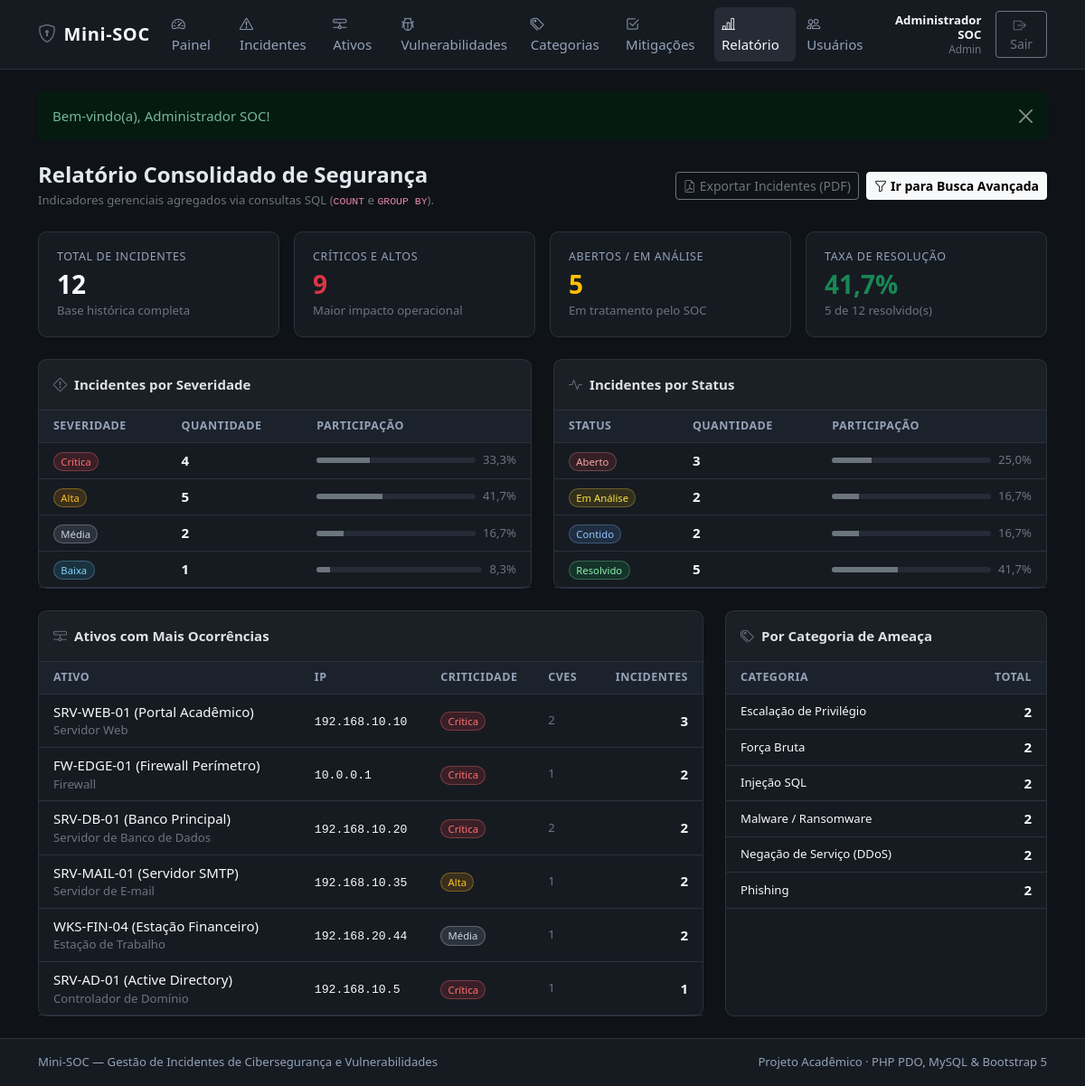
Screenshot of /relatorios/consolidado.php (signed in) with the database file from the repository.
### tables this page shows
CREATE TABLE IF NOT EXISTS ativos (
    id INT AUTO_INCREMENT PRIMARY KEY,
    nome VARCHAR(100) NOT NULL,
    tipo VARCHAR(60) NOT NULL,
    endereco_ip VARCHAR(45) NOT NULL,
    criticidade ENUM('Baixa', 'Media', 'Alta', 'Critica') NOT NULL DEFAULT 'Media'
);

### relatorios/consolidado.php (the view, shortened to what this page needs)
<?php
require_once __DIR__ . '/../config/auth.php';
$pdo = conectar_banco();
$totais = $pdo->query("
    SELECT
        COUNT(*) AS total_incidentes,
        SUM(CASE WHEN status = 'Resolvido' THEN 1 ELSE 0 END) AS resolvidos,
        SUM(CASE WHEN status IN ('Aberto', 'Em Analise') THEN 1 ELSE 0 END) AS pendentes,
        SUM(CASE WHEN severidade IN ('Critica', 'Alta') THEN 1 ELSE 0 END) AS criticos_altos
    FROM incidentes
")->fetch();
$totalIncidentes = (int) ($totais['total_incidentes'] ?? 0);
$resolvidos      = (int) ($totais['resolvidos'] ?? 0);
$pendentes       = (int) ($totais['pendentes'] ?? 0);
$criticosAltos   = (int) ($totais['criticos_altos'] ?? 0);
$taxaResolucao   = $totalIncidentes > 0 ? round(($resolvidos / $totalIncidentes) * 100, 1) : 0;
$porSeveridade = $pdo->query("
    SELECT severidade, COUNT(*) AS total
    FROM incidentes
    GROUP BY severidade
    ORDER BY FIELD(severidade, 'Critica', 'Alta', 'Media', 'Baixa')
")->fetchAll();
$porStatus = $pdo->query("
    SELECT status, COUNT(*) AS total
    FROM incidentes
    GROUP BY status
    ORDER BY FIELD(status, 'Aberto', 'Em Analise', 'Contido', 'Resolvido')
")->fetchAll();
$ativosMaisAfetados = $pdo->query("
    SELECT
        a.id,
        a.nome,
        a.tipo,
        a.endereco_ip,
        a.criticidade,
        COUNT(i.id) AS total_incidentes,
        (SELECT COUNT(*) FROM vulnerabilidades v WHERE v.ativo_id = a.id) AS total_cves
    FROM ativos a
    LEFT JOIN incidentes i ON i.ativo_id = a.id
    GROUP BY a.id, a.nome, a.tipo, a.endereco_ip, a.criticidade
    ORDER BY total_incidentes DESC, a.nome ASC
")->fetchAll();
$porCategoria = $pdo->query("
    SELECT
        c.nome,
        COUNT(i.id) AS total
    FROM categorias_ameaca c
    LEFT JOIN incidentes i ON i.categoria_id = c.id
    GROUP BY c.id, c.nome
    ORDER BY total DESC, c.nome ASC
")->fetchAll();
require_once __DIR__ . '/../includes/header.php';
?>
<div class="d-flex flex-column flex-md-row justify-content-between align-items-md-center gap-3 mb-4">
    <div>
        <h1 class="h4 fw-semibold mb-1">Relatório Consolidado de Segurança</h1>
        <p class="text-secondary small mb-0">Indicadores gerenciais agregados via consultas SQL (<code>COUNT</code> e <code>GROUP BY</code>).</p>
    </div>
    <div class="d-flex gap-2">
        <a href="<?= e(base_url('relatorios/exportar_pdf.php')) ?>" target="_blank" class="btn btn-outline-secondary btn-sm">
            <i class="bi bi-file-earmark-pdf me-1"></i>Exportar Incidentes (PDF)
        </a>
        <a href="<?= e(base_url('modules/incidentes/index.php')) ?>" class="btn btn-light btn-sm fw-semibold">
            <i class="bi bi-funnel me-1"></i>Ir para Busca Avançada
        </a>
    </div>
</div>
<div class="row g-3 mb-4">
    <div class="col-6 col-lg-3">
        <div class="soc-kpi h-100">
            <div class="soc-kpi-label">Total de Incidentes</div>
            <div class="soc-kpi-value"><?= $totalIncidentes ?></div>
            <div class="small text-secondary mt-1">Base histórica completa</div>
        </div>
    </div>
    <div class="col-6 col-lg-3">
        <div class="soc-kpi h-100">
            <div class="soc-kpi-label">Críticos e Altos</div>
            <div class="soc-kpi-value text-danger"><?= $criticosAltos ?></div>
            <div class="small text-secondary mt-1">Maior impacto operacional</div>
        </div>
    </div>
    <div class="col-6 col-lg-3">
        <div class="soc-kpi h-100">
            <div class="soc-kpi-label">Abertos / Em Análise</div>
            <div class="soc-kpi-value text-warning"><?= $pendentes ?></div>
            <div class="small text-secondary mt-1">Em tratamento pelo SOC</div>
        </div>
    </div>
    <div class="col-6 col-lg-3">
        <div class="soc-kpi h-100">
            <div class="soc-kpi-label">Taxa de Resolução</div>
            <div class="soc-kpi-value text-success"><?= number_format($taxaResolucao, 1, ',', '.') ?>%</div>
            <div class="small text-secondary mt-1"><?= $resolvidos ?> de <?= $totalIncidentes ?> resolvido(s)</div>
        </div>
    </div>
</div>
<div class="row g-4 mb-4">
    <div class="col-lg-6">
        <div class="card soc-card h-100">
            <div class="card-header py-3">
                <i class="bi bi-exclamation-diamond me-2 text-secondary"></i>Incidentes por Severidade
            </div>
            <div class="table-responsive">
                <table class="table table-soc align-middle">
                    <thead>
                        <tr>
                            <th class="ps-3">Severidade</th>
                            <th>Quantidade</th>
                            <th class="pe-3" style="width: 45%;">Participação</th>
                        </tr>
                    </thead>
                    <tbody>
                        <?php if (empty($porSeveridade)): ?>
                            <tr><td colspan="3" class="text-center text-secondary py-4">Sem dados registrados.</td></tr>
                        <?php else: ?>
                            <?php foreach ($porSeveridade as $linha): ?>
                                <?php $pct = $totalIncidentes > 0 ? round(($linha['total'] / $totalIncidentes) * 100, 1) : 0; ?>
                                <tr>
                                    <td class="ps-3"><?= badge_severidade($linha['severidade']) ?></td>
                                    <td class="fw-semibold text-light"><?= (int) $linha['total'] ?></td>
                                    <td class="pe-3">
                                        <div class="d-flex align-items-center gap-2">
                                            <div class="progress flex-grow-1" style="height: 6px; background-color: #252c37;">
                                                <div class="progress-bar bg-secondary" style="width: <?= $pct ?>%"></div>
                                            </div>
                                            <span class="small text-secondary text-nowrap"><?= number_format($pct, 1, ',', '.') ?>%</span>
                                        </div>
                                    </td>
                                </tr>
                            <?php endforeach; ?>
                        <?php endif; ?>
                    </tbody>
                </table>
            </div>
        </div>
    </div>
    <div class="col-lg-6">
        <div class="card soc-card h-100">
            <div class="card-header py-3">
                <i class="bi bi-activity me-2 text-secondary"></i>Incidentes por Status
            </div>
            <div class="table-responsive">
                <table class="table table-soc align-middle">
                    <thead>
                        <tr>
                            <th class="ps-3">Status</th>
                            <th>Quantidade</th>
                            <th class="pe-3" style="width: 45%;">Participação</th>
                        </tr>
                    </thead>
                    <tbody>
                        <?php if (empty($porStatus)): ?>
                            <tr><td colspan="3" class="text-center text-secondary py-4">Sem dados registrados.</td></tr>
                        <?php else: ?>
                            <?php foreach ($porStatus as $linha): ?>
                                <?php $pct = $totalIncidentes > 0 ? round(($linha['total'] / $totalIncidentes) * 100, 1) : 0; ?>
                                <tr>
                                    <td class="ps-3"><?= badge_status($linha['status']) ?></td>
                                    <td class="fw-semibold text-light"><?= (int) $linha['total'] ?></td>
                                    <td class="pe-3">
                                        <div class="d-flex align-items-center gap-2">
                                            <div class="progress flex-grow-1" style="height: 6px; background-color: #252c37;">
                                                <div class="progress-bar bg-secondary" style="width: <?= $pct ?>%"></div>
                                            </div>
                                            <span class="small text-secondary text-nowrap"><?= number_format($pct, 1, ',', '.') ?>%</span>
                                        </div>
                                    </td>
                                </tr>
                            <?php endforeach; ?>
                        <?php endif; ?>
                    </tbody>
                </table>
            </div>
        </div>
    </div>
</div>
<div class="row g-4">
    <div class="col-lg-8">
        <div class="card soc-card h-100">
            <div class="card-header py-3">
                <i class="bi bi-hdd-network me-2 text-secondary"></i>Ativos com Mais Ocorrências
            </div>
            <div class="table-responsive">
                <table class="table table-soc table-hover align-middle">
                    <thead>
                        <tr>
                            <th class="ps-3">Ativo</th>
                            <th>IP</th>
                            <th>Criticidade</th>
                            <th>CVEs</th>
                            <th class="text-end pe-3">Incidentes</th>
                        </tr>
                    </thead>
                    <tbody>
                        <?php if (empty($ativosMaisAfetados)): ?>
                            <tr><td colspan="5" class="text-center text-secondary py-4">Nenhum ativo cadastrado.</td></tr>
                        <?php else: ?>
                            <?php foreach ($ativosMaisAfetados as $ativo): ?>
                                <tr>
                                    <td class="ps-3">
                                        <div class="fw-medium text-light"><?= e($ativo['nome']) ?></div>
                                        <div class="small text-secondary"><?= e($ativo['tipo']) ?></div>
                                    </td>
                                    <td><code class="text-light"><?= e($ativo['endereco_ip']) ?></code></td>
                                    <td><?= badge_severidade($ativo['criticidade']) ?></td>
                                    <td class="small text-secondary"><?= (int) $ativo['total_cves'] ?></td>
                                    <td class="text-end pe-3 fw-semibold text-light"><?= (int) $ativo['total_incidentes'] ?></td>
                                </tr>
                            <?php endforeach; ?>
                        <?php endif; ?>
                    </tbody>
                </table>
            </div>
        </div>
    </div>
    <div class="col-lg-4">
        <div class="card soc-card h-100">
            <div class="card-header py-3">
                <i class="bi bi-tags me-2 text-secondary"></i>Por Categoria de Ameaça
            </div>
            <div class="table-responsive">
                <table class="table table-soc align-middle">
                    <thead>
                        <tr>
                            <th class="ps-3">Categoria</th>
                            <th class="text-end pe-3">Total</th>
                        </tr>
                    </thead>
                    <tbody>
                        <?php if (empty($porCategoria)): ?>
                            <tr><td colspan="2" class="text-center text-secondary py-4">Sem categorias.</td></tr>
                        <?php else: ?>
                            <?php foreach ($porCategoria as $cat): ?>
                                <tr>
                                    <td class="ps-3 small text-light"><?= e($cat['nome']) ?></td>
                                    <td class="text-end pe-3 fw-semibold text-light"><?= (int) $cat['total'] ?></td>
                                </tr>
                            <?php endforeach; ?>
                        <?php endif; ?>
                    </tbody>
                </table>
            </div>
        </div>
    </div>
</div>
<?php require_once __DIR__ . '/../includes/footer.php'; ?>

### config/auth.php (shortened to what this page needs)
<?php
function base_url(string $caminho = ''): string
{
    static $prefixo = null;
    if ($prefixo === null) {
        $prefixo = '';
    }
    $caminhoLimpo = ltrim($caminho, '/');
    return $caminhoLimpo === '' ? ($prefixo === '' ? '/' : $prefixo . '/') : $prefixo . '/' . $caminhoLimpo;
}
function e(mixed $valor): string
{
    return htmlspecialchars((string) ($valor ?? ''), ENT_QUOTES | ENT_SUBSTITUTE, 'UTF-8');
}
function exibir_flash(): void
{
    $tipo = e($_SESSION['flash']['tipo'] ?? 'info');
    $mensagem = e($_SESSION['flash']['mensagem'] ?? '');
    echo '<div class="alert alert-' . $tipo . ' alert-dismissible fade show border-0 shadow-sm mb-4" role="alert">';
    echo $mensagem;
    echo '<button type="button" class="btn-close" data-bs-dismiss="alert" aria-label="Fechar"></button>';
    echo '</div>';
}
function rotulo_severidade(string $valor): string
{
    return match ($valor) {
        'Critica' => 'Crítica',
        'Media'   => 'Média',
        'Alta'    => 'Alta',
        'Baixa'   => 'Baixa',
        default   => $valor,
    };
}
function rotulo_status(string $valor): string
{
    return match ($valor) {
        'Em Analise' => 'Em Análise',
        default      => $valor,
    };
}
function badge_severidade(string $severidade): string
{
    $classe = match ($severidade) {
        'Critica' => 'badge-sev-critica',
        'Alta'    => 'badge-sev-alta',
        'Media'   => 'badge-sev-media',
        'Baixa'   => 'badge-sev-baixa',
        default   => 'text-bg-secondary',
    };
    return '<span class="badge rounded-pill ' . $classe . '">' . e(rotulo_severidade($severidade)) . '</span>';
}
function badge_status(string $status): string
{
    $classe = match ($status) {
        'Aberto'     => 'badge-status-aberto',
        'Em Analise' => 'badge-status-analise',
        'Contido'    => 'badge-status-contido',
        'Resolvido'  => 'badge-status-resolvido',
        default      => 'text-bg-secondary',
    };
    return '<span class="badge rounded-pill ' . $classe . '">' . e(rotulo_status($status)) . '</span>';
}

### rows the page displays
ativos: nome "SRV-WEB-01 (Portal Acadêmico)", tipo "Servidor Web", endereco_ip "192.168.10.10", criticidade "Crítica", total_cves "2", total_incidentes "3"
ativos: nome "FW-EDGE-01 (Firewall Perímetro)", tipo "Firewall", endereco_ip "10.0.0.1", criticidade "Crítica", total_cves "1", total_incidentes "2"
ativos: nome "SRV-DB-01 (Banco Principal)", tipo "Servidor de Banco de Dados", endereco_ip "192.168.10.20", criticidade "Crítica", total_cves "2", total_incidentes "2"
ativos: nome "SRV-MAIL-01 (Servidor SMTP)", tipo "Servidor de E-mail", endereco_ip "192.168.10.35", criticidade "Alta", total_cves "1", total_incidentes "2"
ativos: nome "WKS-FIN-04 (Estação Financeiro)", tipo "Estação de Trabalho", endereco_ip "192.168.20.44", criticidade "Média", total_cves "1", total_incidentes "2"
ativos: nome "SRV-AD-01 (Active Directory)", tipo "Controlador de Domínio", endereco_ip "192.168.10.5", criticidade "Crítica", total_cves "1", total_incidentes "1"

### other values shown
$usuario['nome'] "Administrador SOC"
$usuario['perfil'] "Admin"
$mensagem "Bem-vindo(a), Administrador SOC!"
$totalIncidentes "12"
$criticosAltos "9"
$pendentes "5"
$taxaResolucao "41,7"
$resolvidos "5"
rotulo_severidade($severidade) "Crítica"
$linha['total'] "4"
$pct "33,3"
rotulo_severidade($severidade) "Alta"
$linha['total'] "5"
$pct "41,7"
rotulo_severidade($severidade) "Média"
